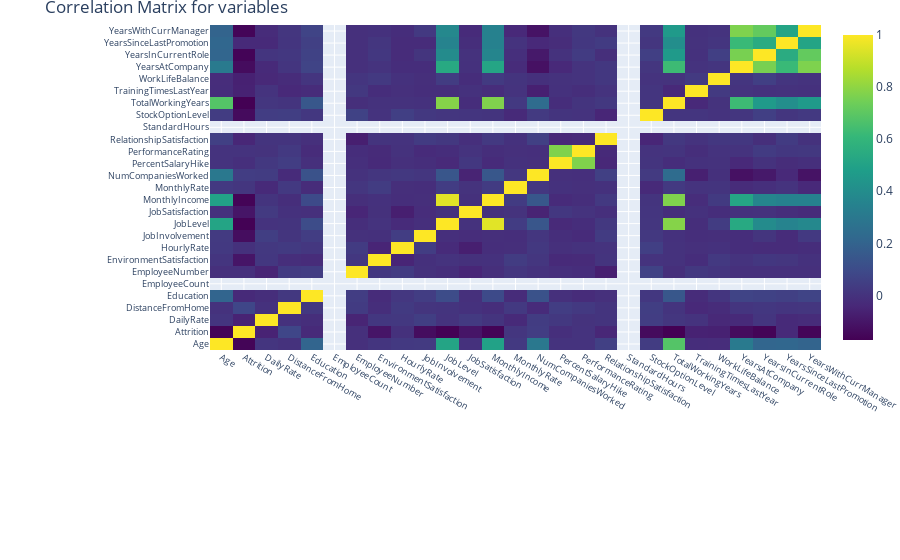

This figure's notebook cell:
### Code cell
correlation = dataset.corr()
#tick labels
matrix_cols = correlation.columns.tolist()
#convert to array
corr_array  = np.array(correlation)

#Plotting
trace = go.Heatmap(z = corr_array,
                   x = matrix_cols,
                   y = matrix_cols,
                   colorscale='Viridis',
                   colorbar   = dict() ,
                  )
layout = go.Layout(dict(title = 'Correlation Matrix for variables',
                        autosize = False,
                        #height  = 1400,
                        #width   = 1600,
                        margin  = dict(r = 0 ,l = 210,
                                       t = 25,b = 210,
                                     ),
                        yaxis   = dict(tickfont = dict(size = 9)),
                        xaxis   = dict(tickfont = dict(size = 9)),
                       )
                  )
fig = go.Figure(data = [trace],layout = layout)
py.iplot(fig)

### Figure 1 — Plotly figure (JSON) as saved in the notebook; plotly's stock layout.template omitted (floating-point values rounded to 4 significant figures; data arrays with more than 128 entries replaced by an {"elided": "..."} marker saying what was removed)
{"data": [{"colorscale": [[0, "#440154"], [0.1111, "#482878"], [0.2222, "#3e4989"], [0.3333, "#31688e"], [0.4444, "#26828e"], [0.5556, "#1f9e89"], [0.6667, "#35b779"], [0.7778, "#6ece58"], [0.8889, "#b5de2b"], [1, "#fde725"]], "type": "heatmap", "x": ["Age", "Attrition", "DailyRate", "DistanceFromHome", "Education", "EmployeeCount", "EmployeeNumber", "EnvironmentSatisfaction", "HourlyRate", "JobInvolvement", "JobLevel", "JobSatisfaction", "MonthlyIncome", "MonthlyRate", "NumCompaniesWorked", "PercentSalaryHike", "PerformanceRating", "RelationshipSatisfaction", "StandardHours", "StockOptionLevel", "TotalWorkingYears", "TrainingTimesLastYear", "WorkLifeBalance", "YearsAtCompany", "YearsInCurrentRole", "YearsSinceLastPromotion", "YearsWithCurrManager"], "y": ["Age", "Attrition", "DailyRate", "DistanceFromHome", "Education", "EmployeeCount", "EmployeeNumber", "EnvironmentSatisfaction", "HourlyRate", "JobInvolvement", "JobLevel", "JobSatisfaction", "MonthlyIncome", "MonthlyRate", "NumCompaniesWorked", "PercentSalaryHike", "PerformanceRating", "RelationshipSatisfaction", "StandardHours", "StockOptionLevel", "TotalWorkingYears", "TrainingTimesLastYear", "WorkLifeBalance", "YearsAtCompany", "YearsInCurrentRole", "YearsSinceLastPromotion", "YearsWithCurrManager"], "z": {"elided": "27x27 float values"}}], "layout": {"autosize": false, "margin": {"b": 210, "l": 210, "r": 0, "t": 25}, "title": {"text": "Correlation Matrix for variables"}, "xaxis": {"tickfont": {"size": 9}}, "yaxis": {"tickfont": {"size": 9}}}}
